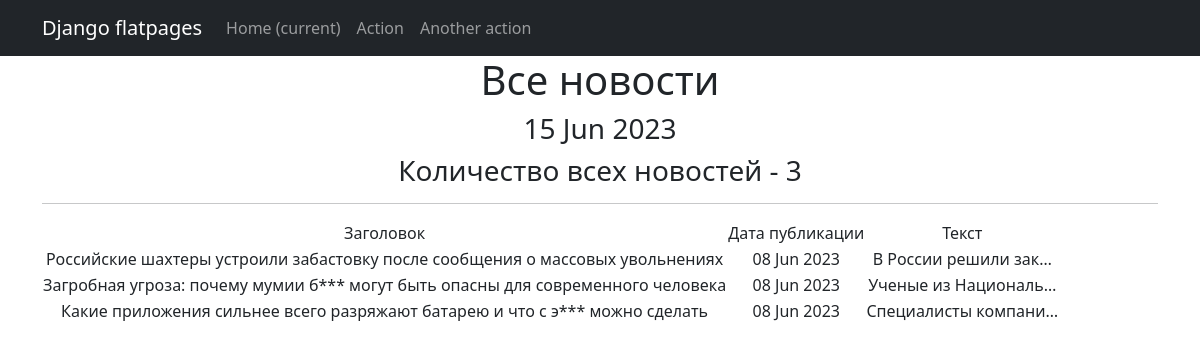
Page /news/ on the committed database.
### news/models.py (models this page shows, shortened)
class Post(models.Model):
    article = 'AR'
    news = 'NW'
    type_to_choice = [
        (article, 'Статья'),
        (news, 'Новости')
    ]
    author = models.ForeignKey(Author, on_delete=models.CASCADE)
    post_type = models.CharField(max_length=2, choices=type_to_choice, default='article')
    time_of_creation = models.DateTimeField(auto_now_add=True)
    categories = models.ManyToManyField(Category, through='PostCategory')
    title = models.CharField(max_length=255)
    text = models.TextField(default='none')
    post_rating = models.FloatField(default=0.0)
    def preview(self):
        return f'{self.text[:124]}...'
    def __str__(self):
        return str(self.title + ' | ' + self.preview())

### news/views.py (the view)
# urls.py: path('', PostList.as_view()),
class PostList(ListView):
    model = Post
    ordering = '-time_of_creation'
    template_name = 'post_list.html'
    context_object_name = 'post_list'
    def get_context_data(self, **kwargs):
        context = super().get_context_data(**kwargs)
        context['time_now'] = datetime.utcnow()
        pprint(context)
        return context

### news/templatetags/custom_filters.py (called while the page is built)
@register.filter()
def censor(value):
    bad_words = ['грибок', 'бля', 'этим', 'блин']
    try:
        if not isinstance(value, str):
            raise CensorException('Цензурироваться может только строковой тип данных (str).')
        for word in bad_words:
            if word.lower() in bad_words:
                value = value.replace(word, f"{word[0]}{'*' * (len(word) - 1)}")
        return value
    except CensorException as e:
        print(e)

### templates/post_list.html (shortened to what this page needs)
{% extends 'flatpages/default.html' %}
{% load custom_filters %}
{% block content %}
    <h1>Все новости</h1>
    <h3>{{ time_now|date:'d M Y' }}</h3>
    <h3> Количество всех новостей - {{ post_list|length }}</h3>
    <hr>
    {% if post_list %}
        <table>
            <tr>
                <td>Заголовок</td>
                <td>Дата публикации</td>
                <td>Текст</td>
            </tr>
            {% for post_detail in post_list %}
            <tr>
                <td>{{ post_detail.title|censor }}</td>
                <td>{{ post_detail.time_of_creation|date:'d M Y' }}</td>
                <td>{{ post_detail.text|truncatechars:20|censor }}</td>
            </tr>
            {% endfor %}
        </table>
    {% else %}
        <h2>Новостей нет!</h2>
    {% endif %}
{% endblock content %}

### templates/flatpages/default.html (shortened to what this page needs)
<!DOCTYPE html>
<html lang="en">
    <head>
        {% load static %}
        <link href="{% static 'css/styles.css'%}" rel="stylesheet" />
    </head>
    <body>
<nav class="navbar navbar-expand-lg navbar-dark bg-dark static-top">
   <div class="container">
       <a class="navbar-brand" href="#">Django flatpages</a>
       <div class="collapse navbar-collapse" id="navbarResponsive">
           <ul class="navbar-nav ml-auto">
               <li class="nav-item active">
                   <a class="nav-link" href="#">Home
                       <span class="sr-only">(current)</span>
                   </a>
               </li>
               <li class="nav-item">
                   <a class="nav-link" href="/about/">Action</a>
               </li>
               <li class="nav-item">
                   <a class="nav-link" href="/contacts/">Another action</a>
               </li>
           </ul>
       </div>
   </div>
</nav>
<div class="container">
   <div class="row">
       <div class="col-lg-12 text-center">
           {% block content %}
           {% endblock content %}
       </div>
   </div>
</div>
    </body>
</html>

### rows in the picture
Post: title|censor "Российские шахтеры устроили забастовку после сообщения о массовых увольнениях", time_of_creation "08 Jun 2023", text|censor "В России решили зак…"
Post: title|censor "Загробная угроза: почему мумии б*** могут быть опасны для современного человека", time_of_creation "08 Jun 2023", text|censor "Ученые из Националь…"
Post: title|censor "Какие приложения сильнее всего разряжают батарею и что с э*** можно сделать", time_of_creation "08 Jun 2023", text|censor "Специалисты компани…"

### other values in the picture
{{ time_now|date:'d M Y' }} "15 Jun 2023"
{{ post_list|length }} "3"
